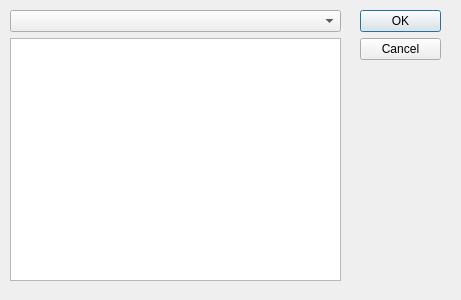
<?xml version="1.0" encoding="UTF-8"?>
<ui version="4.0">
 <class>AccDialog</class>
 <widget class="QDialog" name="AccDialog">
  <property name="geometry">
   <rect>
    <x>0</x>
    <y>0</y>
    <width>461</width>
    <height>300</height>
   </rect>
  </property>
  <property name="windowTitle">
   <string>Show Accounts</string>
  </property>
  <widget class="QDialogButtonBox" name="buttonBox">
   <property name="geometry">
    <rect>
     <x>360</x>
     <y>10</y>
     <width>81</width>
     <height>241</height>
    </rect>
   </property>
   <property name="orientation">
    <enum>Qt::Vertical</enum>
   </property>
   <property name="standardButtons">
    <set>QDialogButtonBox::Cancel|QDialogButtonBox::Ok</set>
   </property>
  </widget>
  <widget class="QWidget" name="verticalLayoutWidget">
   <property name="geometry">
    <rect>
     <x>10</x>
     <y>10</y>
     <width>331</width>
     <height>271</height>
    </rect>
   </property>
   <layout class="QVBoxLayout" name="verticalLayout">
    <item>
     <widget class="QComboBox" name="comboBox"/>
    </item>
    <item>
     <widget class="QListWidget" name="listWidget"/>
    </item>
   </layout>
  </widget>
 </widget>
 <resources/>
 <connections>
  <connection>
   <sender>buttonBox</sender>
   <signal>accepted()</signal>
   <receiver>AccDialog</receiver>
   <slot>accept()</slot>
   <hints>
    <hint type="sourcelabel">
     <x>248</x>
     <y>254</y>
    </hint>
    <hint type="destinationlabel">
     <x>157</x>
     <y>274</y>
    </hint>
   </hints>
  </connection>
  <connection>
   <sender>buttonBox</sender>
   <signal>rejected()</signal>
   <receiver>AccDialog</receiver>
   <slot>reject()</slot>
   <hints>
    <hint type="sourcelabel">
     <x>316</x>
     <y>260</y>
    </hint>
    <hint type="destinationlabel">
     <x>286</x>
     <y>274</y>
    </hint>
   </hints>
  </connection>
 </connections>
</ui>
